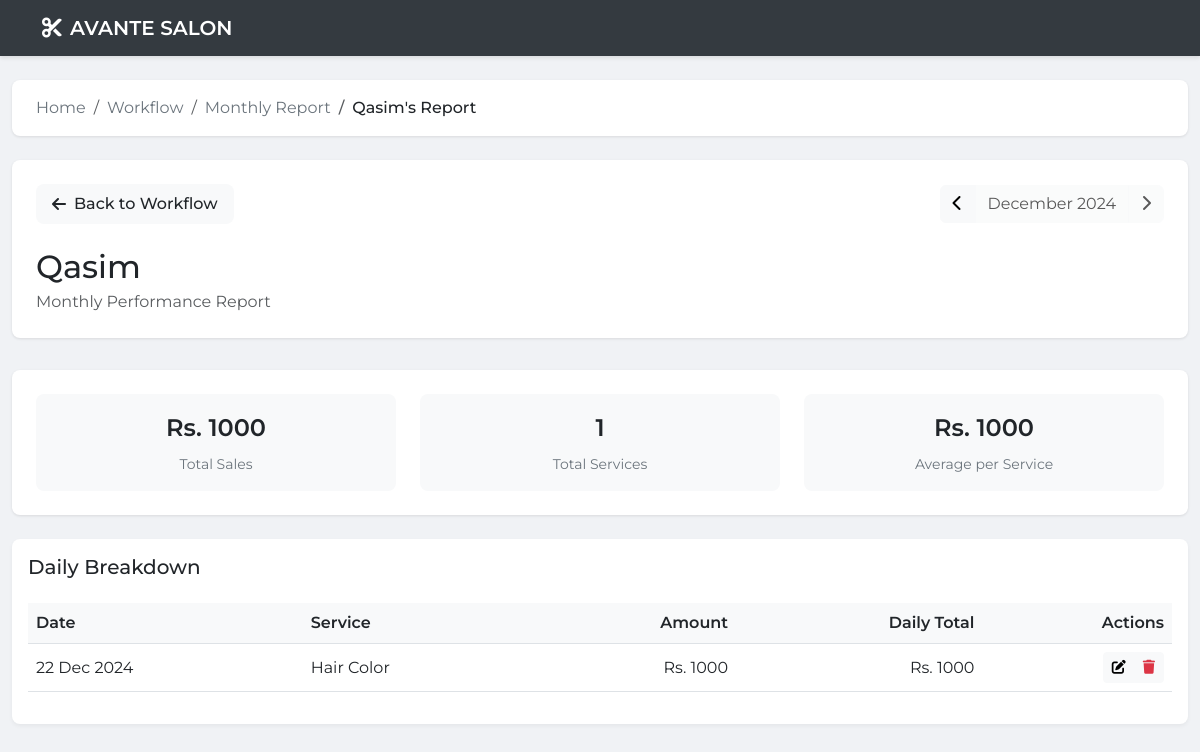
Page /staff/8/monthly-report/ (signed in) on the committed database.
### core/models.py (models this page shows, shortened)
class Staff(models.Model):
    name = models.CharField(max_length=100)
    role = models.CharField(max_length=10)
    is_active = models.BooleanField(default=True)
    created_at = models.DateTimeField(auto_now_add=True)

class Workflow(models.Model):
    artist = models.ForeignKey(Staff, on_delete=models.SET_NULL, null=True)
    service = models.CharField(max_length=50)
    amount = models.PositiveIntegerField(default=1)
    period = models.DateField(null=True, blank=True)
    created_at = models.DateTimeField(auto_now_add=True)
    updated_at = models.DateTimeField(auto_now=True, null=True, blank=True)

### core/views.py (the view)
# urls.py: path('staff/<int:staff_id>/monthly-report/', views.staff_monthly_report, name='staff_monthly_report'),
@admin_only
def staff_monthly_report(request, staff_id, year=None, month=None):
    staff = get_object_or_404(Staff, id=staff_id)
    today = timezone.now()
    if year is None or month is None:
        year = today.year
        month = today.month
    future_date = False
    if year > today.year or (year == today.year and month > today.month):
        year = today.year
        month = today.month
        future_date = True
        messages.warning(request, "Cannot view future months. Showing current month instead.")
    start_date = date(year, month, 1)
    if month == 12:
        end_date = date(year + 1, 1, 1)
    else:
        end_date = date(year, month + 1, 1)
    workflows = Workflow.objects.filter(
        artist=staff,
        period__gte=start_date,
        period__lt=end_date
    ).order_by('period', '-created_at')
    total_sales = sum(workflow.amount for workflow in workflows)
    workflows_count = workflows.count()
    avg_per_service = total_sales // workflows_count if workflows_count > 0 else 0
    daily_workflows = {}
    for workflow in workflows:
        day = workflow.period
        if day not in daily_workflows:
            daily_workflows[day] = {
                'workflows': [],
                'total': 0
            }
        daily_workflows[day]['workflows'].append(workflow)
        daily_workflows[day]['total'] += workflow.amount
    context = {
        'staff_list': Staff.objects.filter(is_active=True),
        'staff': staff,
        'year': year,
        'month': month,
        'month_name': start_date.strftime('%B'),
        'total_sales': total_sales,
        'workflows_count': workflows_count,
        'daily_workflows': sorted(daily_workflows.items()),
        'average_per_service': avg_per_service,
        'show_next': not (year == today.year and month == today.month)  # Only show next if not current month
    }
    return render(request, 'staff_monthly_report.html', context)

### templates/staff_monthly_report.html (shortened to what this page needs)
{% load static %}
<!DOCTYPE html>
<html lang="en">
<head>
    <link href="https://cdn.jsdelivr.net/npm/bootstrap@5.3.0-alpha3/dist/css/bootstrap.min.css" rel="stylesheet">
    <link rel="stylesheet" href="https://cdnjs.cloudflare.com/ajax/libs/font-awesome/6.4.0/css/all.min.css">
</head>
<body>
    <nav class="navbar navbar-expand-lg navbar-dark">
        <div class="container">
            <a class="navbar-brand" href="{% url 'core:index' %}">
                <i class="fas fa-cut me-2"></i>AVANTE SALON
            </a>
        </div>
    </nav>
    <div class="container-fluid py-4">
        <nav aria-label="breadcrumb" class="mb-4">
            <ol class="breadcrumb">
                <li class="breadcrumb-item"><a href="{% url 'core:index' %}">Home</a></li>
                <li class="breadcrumb-item"><a href="{% url 'core:workflow' %}">Workflow</a></li>
                <li class="breadcrumb-item"><a href="{% url 'core:monthly_report' %}">Monthly Report</a></li>
                <li class="breadcrumb-item active">{{ staff.name }}'s Report</li>
            </ol>
        </nav>
        <div class="page-header">
            <div class="d-flex justify-content-between align-items-center mb-4">
                <div>
                    <a href="{% url 'core:workflow' %}" class="back-btn">
                        <i class="fas fa-arrow-left me-2"></i>Back to Workflow
                    </a>
                </div>
                <div class="btn-group">
                    {% if month == 1 %}
                    <a href="{% url 'core:staff_monthly_report_date' staff.id year|add:'-1' 12 %}" class="btn btn-light">
                        <i class="fas fa-chevron-left"></i>
                    </a>
                    {% else %}
                    <a href="{% url 'core:staff_monthly_report_date' staff.id year month|add:'-1' %}" class="btn btn-light">
                        <i class="fas fa-chevron-left"></i>
                    </a>
                    {% endif %}
                    <span class="btn btn-light disabled">{{ month_name }} {{ year }}</span>
                    {% if show_next %}
                        {% if month == 12 %}
                        <a href="{% url 'core:staff_monthly_report_date' staff.id year|add:'1' 1 %}" class="btn btn-light">
                            <i class="fas fa-chevron-right"></i>
                        </a>
                        {% else %}
                        <a href="{% url 'core:staff_monthly_report_date' staff.id year month|add:'1' %}" class="btn btn-light">
                            <i class="fas fa-chevron-right"></i>
                        </a>
                        {% endif %}
                    {% else %}
                        <button class="btn btn-light" disabled>
                            <i class="fas fa-chevron-right"></i>
                        </button>
                    {% endif %}
                </div>
            </div>
            <div class="d-flex justify-content-between align-items-center">
                <div>
                    <h2 class="mb-1">{{ staff.name }}</h2>
                    <p class="text-muted mb-0">Monthly Performance Report</p>
                </div>
            </div>
        </div>
        <div class="monthly-stats">
            <div class="row g-4">
                <div class="col-md-4">
                    <div class="stat-card">
                        <div class="value">Rs. {{ total_sales }}</div>
                        <div class="label">Total Sales</div>
                    </div>
                </div>
                <div class="col-md-4">
                    <div class="stat-card">
                        <div class="value">{{ workflows_count }}</div>
                        <div class="label">Total Services</div>
                    </div>
                </div>
                <div class="col-md-4">
                    <div class="stat-card">
                        <div class="value">Rs. {{ average_per_service }}</div>
                        <div class="label">Average per Service</div>
                    </div>
                </div>
            </div>
        </div>
        <div class="card">
            <div class="card-body">
                <h5 class="card-title mb-4">Daily Breakdown</h5>
                <div class="table-responsive">
                    <table class="table table-hover align-middle">
                        <thead>
                            <tr>
                                <th>Date</th>
                                <th>Service</th>
                                <th class="text-end">Amount</th>
                                <th class="text-end">Daily Total</th>
                                <th class="text-end">Actions</th>
                            </tr>
                        </thead>
                        <tbody>
                            {% for date, daily_data in daily_workflows %}
                                {% for workflow in daily_data.workflows %}
                                    <tr data-workflow-id="{{ workflow.id }}">
                                        {% if forloop.first %}
                                            <td rowspan="{{ daily_data.workflows|length }}">{{ date|date:"d M Y" }}</td>
                                        {% endif %}
                                        <td class="workflow-service">{{ workflow.service }}</td>
                                        <td class="text-end workflow-amount">Rs. {{ workflow.amount }}</td>
                                        {% if forloop.first %}
                                            <td rowspan="{{ daily_data.workflows|length }}" class="text-end">Rs. {{ daily_data.total }}</td>
                                        {% endif %}
                                        <td class="text-end">
                                            <div class="btn-group">
                                                <button type="button" class="btn btn-sm btn-light" onclick="editWorkflow({{ workflow.id }})">
                                                    <i class="fas fa-edit"></i>
                                                </button>
                                                <button type="button" class="btn btn-sm btn-light text-danger" onclick="confirmDelete({{ workflow.id }})">
                                                    <i class="fas fa-trash"></i>
                                                </button>
                                            </div>
                                        </td>
                                    </tr>
                                {% endfor %}
                            {% endfor %}
                        </tbody>
                    </table>
                </div>
            </div>
        </div>
    </div>
</body>
</html>

### templates/staff_monthly_report.html (style rules this page uses)
body { background-color: #f0f2f5; font-family: 'Montserrat', sans-serif; }
.navbar { background-color: #343a40; box-shadow: 0 2px 4px rgba(0, 0, 0, 0.1); }
.navbar-brand { font-weight: 600; color: white; }
.navbar a { color: white !important; }
.breadcrumb { background-color: white; padding: 1rem 1.5rem; border-radius: 0.5rem; box-shadow: 0 1px 3px rgba(0, 0, 0, 0.1); }
.breadcrumb-item a { color: #6c757d; text-decoration: none; }
.breadcrumb-item.active { color: #212529; font-weight: 500; }
.page-header { background-color: white; padding: 1.5rem; margin-bottom: 2rem; border-radius: 0.5rem; box-shadow: 0 1px 3px rgba(0, 0, 0, 0.1); }
.card { background: white; border-radius: 0.5rem; border: none; box-shadow: 0 2px 4px rgba(0, 0, 0, 0.05); }
.table th { font-weight: 600; background-color: #f8f9fa; }
.monthly-stats { background: white; border-radius: 0.5rem; padding: 1.5rem; margin-bottom: 1.5rem; box-shadow: 0 1px 3px rgba(0, 0, 0, 0.1); }
.stat-card { text-align: center; padding: 1rem; background: #f8f9fa; border-radius: 0.5rem; }
.stat-card .value { font-size: 1.5rem; font-weight: 600; color: #212529; }
.stat-card .label { color: #6c757d; font-size: 0.875rem; margin-top: 0.5rem; }
.back-btn { background-color: #f8f9fa; color: #212529; border: none; padding: 0.5rem 1rem; border-radius: 0.5rem; font-weight: 500; text-decoration: none; display: inline-flex; align-items: center; }

### rows in the picture
Staff: name "Qasim"
Workflow: period "22 Dec 2024", service "Hair Color", amount "1000", total "1000"

### other values in the picture
{{ total_sales }} "1000"
{{ workflows_count }} "1"
{{ average_per_service }} "1000"
